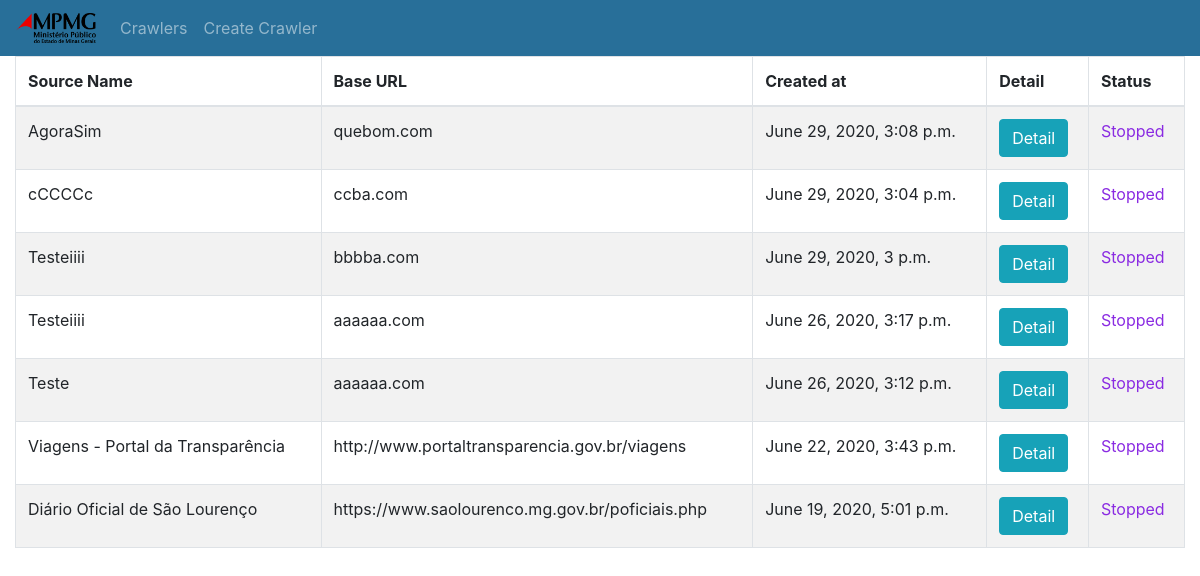
Before: / with the older database file.
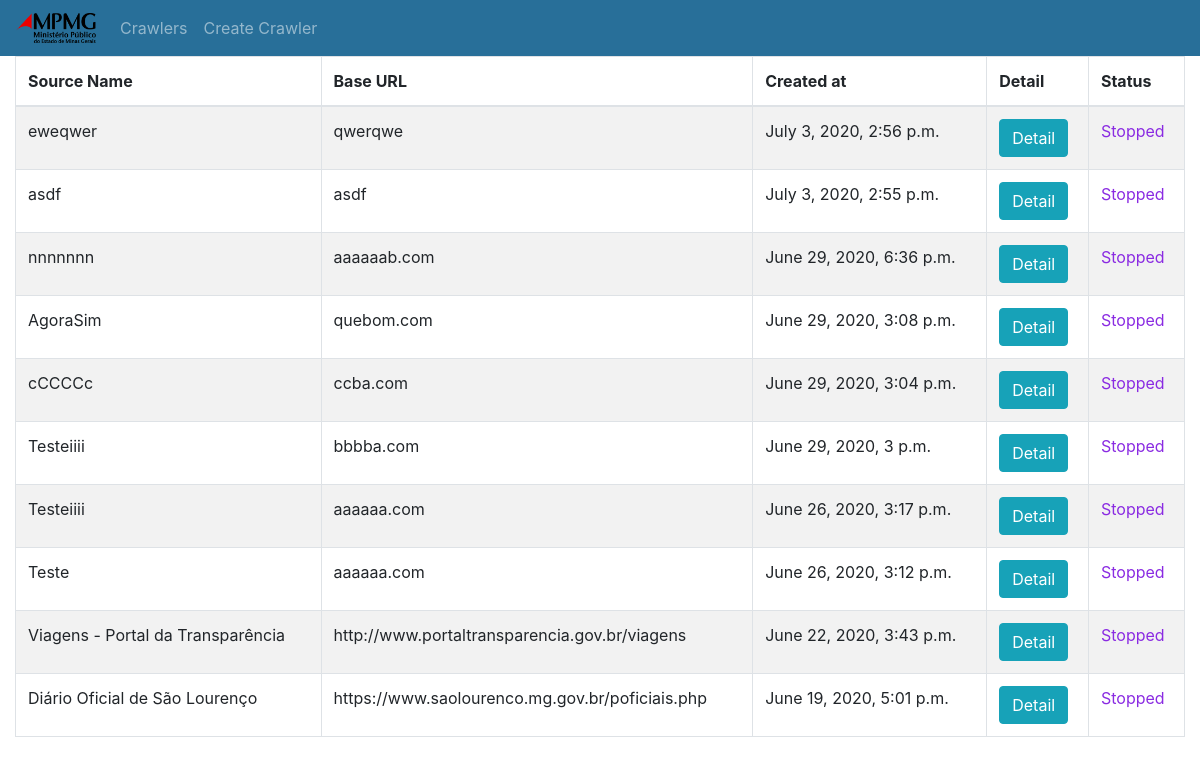
After: the same page with the newer database file.
### main/models.py (models this page shows, shortened)
class TimeStamped(models.Model):
    creation_date = models.DateTimeField()
    last_modified = models.DateTimeField()
    class Meta:
        abstract = True

class CrawlRequest(TimeStamped):
    running = models.BooleanField(default=False)
    source_name = models.CharField(max_length=200)
    base_url  = models.CharField(max_length=200)
    obey_robots = models.BooleanField(blank=True, null=True)
    antiblock_download_delay = models.IntegerField(blank=True, null=True)
    antiblock_autothrottle_enabled = models.BooleanField(blank=True, null=True)
    antiblock_autothrottle_start_delay = models.IntegerField(blank=True, null=True)
    antiblock_autothrottle_max_delay = models.IntegerField(blank=True, null=True)
    ANTIBLOCK_MASK_TYPE = [
        ('none', 'None'),
        ('ip', 'IP rotation'),
        ('user_agent', 'User-agent rotation'),
        ('cookies', 'Use cookies'),
    ]
    antiblock_mask_type = models.CharField(max_length=15, choices=ANTIBLOCK_MASK_TYPE, blank=True, null=True, default='none')
    IP_TYPE = [
        ('tor', 'Tor'),
        ('proxy', 'Proxy'),
    ]
    antiblock_ip_rotation_type = models.CharField(max_length=15, choices=IP_TYPE, null=True, blank=True)
    antiblock_proxy_list = models.CharField(max_length=2000, blank=True, null=True) # available for Proxy List
    antiblock_max_reqs_per_ip = models.IntegerField(blank=True, null=True)
    antiblock_max_reuse_rounds = models.IntegerField(blank=True, null=True)
    antiblock_reqs_per_user_agent = models.IntegerField(blank=True, null=True)
    antiblock_user_agents_file = models.CharField(max_length=2000, blank=True, null=True)
    antiblock_cookies_file = models.CharField(max_length=2000, blank=True, null=True)
    antiblock_persist_cookies = models.BooleanField(blank=True, null=True)
    CAPTCHA_TYPE = [
        ('none', 'None'),
        ('image', 'Image'),
        ('sound', 'Sound'),
    ]
    captcha = models.CharField(max_length=15, choices=CAPTCHA_TYPE, default='none')
    has_webdriver = models.BooleanField(blank=True, null=True)
    webdriver_path = models.CharField(max_length=1000, blank=True, null=True)
    img_xpath = models.CharField(max_length=100, blank=True, null=True)
    sound_xpath = models.CharField(max_length=100, blank=True, null=True)
    CRAWLER_TYPE = [
        ('static_page', 'Static Page'),
        ('form_page', 'Page with Form'),
        ('single_file', 'Single File'),
        ('bundle_file', 'Bundle File'),
    ]
    crawler_type = models.CharField(max_length=15, choices=CRAWLER_TYPE, default='static_page')
    explore_links = models.BooleanField(blank=True, null=True)
    link_extractor_max_depht = models.IntegerField(blank=True, null=True)
    link_extractor_allow = models.CharField(max_length=1000, blank=True, null=True)
    link_extractor_allow_extensions = models.CharField(blank=True, null=True, max_length=2000)
    TEMPLATED_URL_TYPE = [
        ('none', 'None'),
        ('get', 'GET'),
        ('post', 'POST'),
    ]
    templated_url_type = models.CharField(max_length=15, choices=TEMPLATED_URL_TYPE, default='none')
    formatable_url = models.CharField(max_length=200, blank=True, null=True)
    param = models.CharField(max_length=200, blank=True, null=True)
    post_dictionary = models.CharField(max_length=1000, blank=True, null=True)
    http_status_response = models.CharField(max_length=15, blank=True, null=True)
    invert_http_status = models.BooleanField(blank=True, null=True)
    text_match_response = models.CharField(max_length=2000, blank=True, null=True)
    invert_text_match = models.BooleanField(blank=True, null=True)

### main/views.py (the view)
# urls.py: path("", views.list_crawlers, name="list_crawlers"),
def list_crawlers(response):
    context = {'allcrawlers': getAllData()}
    return render(response, "main/list_crawlers.html", context)

### main/views.py (called while the page is built)
def getAllData():
    return CrawlRequest.objects.all().order_by('-creation_date')

### main/templates/main/list_crawlers.html (shortened to what this page needs)
{% extends 'main/base.html' %}
{% block content %}
    <div class="col">
        <table class="table table-striped table-bordered searchable sortable" cellspacing="0" width="100%">
            <thead>
                <tr>
                    <th scope="col">Source Name</th>
                    <th scope="col">Base URL</th>
                    <th scope="col">Created at</th>
                    <th scope="col">Detail</th>
                    <th scope="col">Status</th>
                </tr>
            </thead>
            <tbody>
                {% for crawler in allcrawlers %}
                <tr>
                    <td>{{crawler.source_name }}</td>
                    <td>{{crawler.base_url }}</td>
                    <td>{{crawler.creation_date }}</td>
                    <td><a class="btn btn-info" href="{% url 'detail_crawler' crawler.id %}">Detail</a></td>
                    {% if crawler.running == True %}
                        <td><span style="color: green;">Running</span></td>
                    {% else %}
                        <td><span style="color: blueviolet;">Stopped</span></td>
                    {% endif %}
                </tr>
                {% endfor %}
            </tbody>
        </table>
    </div>
    {% endblock %}

Changed rows visible on the page:
added CrawlRequest: source_name "eweqwer", base_url "qwerqwe", creation_date "July 3, 2020, 2:56 p.m.", running "Stopped"
added CrawlRequest: source_name "asdf", base_url "asdf", creation_date "July 3, 2020, 2:55 p.m.", running "Stopped"
added CrawlRequest: source_name "nnnnnnn", base_url "aaaaaab.com", creation_date "June 29, 2020, 6:36 p.m.", running "Stopped"
